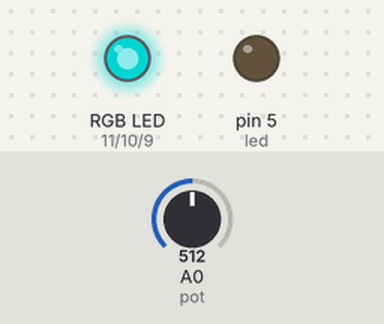
This sketch was run on a simulated Arduino Uno, built with avr-gcc and run on an emulated ATmega328P. Shown: an RGB LED mixed from three pins (HIGH = lit), output pins drawn as LEDs (lit = HIGH). Dashed ring = blinking. Inputs (shaded band) come from the test bench; at power-on: A0 (pot) = 512. Dim RGB values are drawn brighter than linear.

Above: at 1.2 s.
1.3 s: A0 (pot) set to 122
At 1.38 s:
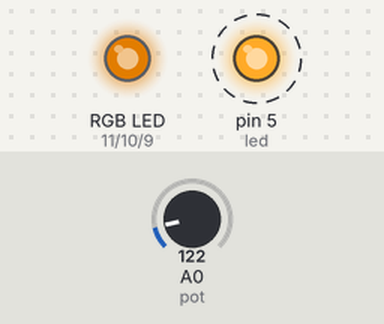
4.3 s: A0 (pot) set to 0
At 5.1 s:
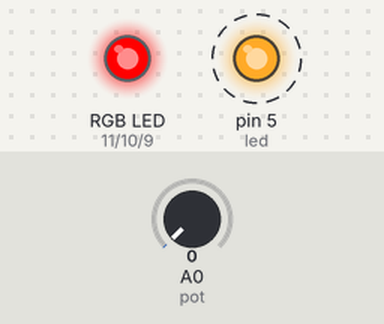
7.3 s: A0 (pot) set to 306
At 8.08 s:
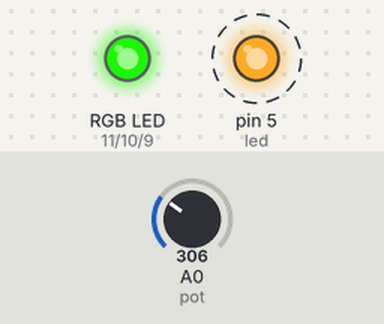
10.3 s: A0 (pot) set to 692
At 11.5 s:
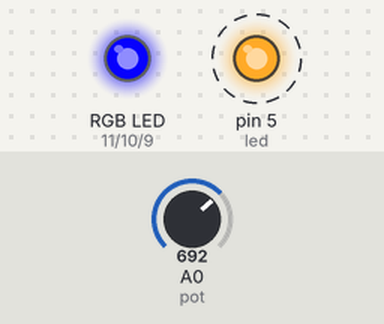
13.3 s: A0 (pot) set to 672
At 14.2 s:
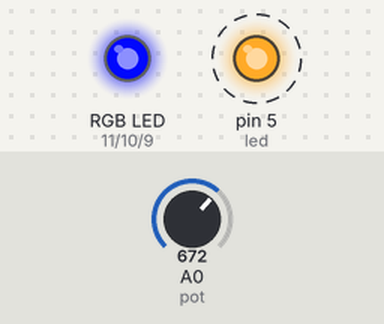
16.3 s: A0 (pot) set to 1023
At 16.51 s:
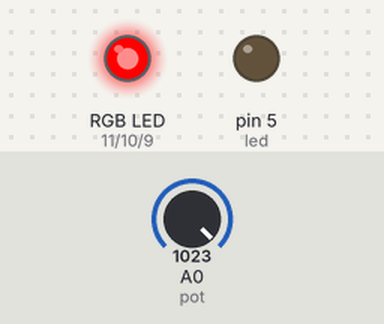
Timing chart, 0 to 20.3 s (numbered marks = the images above; inputs shaded):
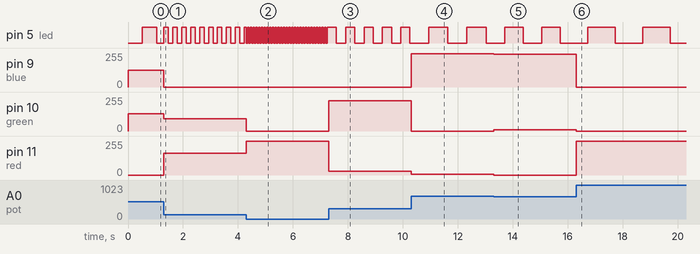

Measured:
- after the input at 1.3 s, pin 5 (led): alternates HIGH for 0.16 s and LOW for 0.16 s, starting at once; pin 9 (blue): 127/255 → 0/255 at once; pin 10 (green): 128/255 → 91/255 at once; pin 11 (red): 0/255 → 164/255 at once
- after the input at 4.3 s, pin 5 (led): alternates HIGH for 0.05 s and LOW for 0.05 s, starting at once; pin 10 (green): 91/255 → 0/255 at once; pin 11 (red): 164/255 → 255/255 at once
- after the input at 7.3 s, pin 5 (led): alternates HIGH for 0.33 s and LOW for 0.33 s, starting after 0.29 s; pin 10 (green): 0/255 → 228/255 at once; pin 11 (red): 255/255 → 27/255 at once
- after the input at 10.3 s, pin 5 (led): alternates HIGH for 0.69 s and LOW for 0.69 s, starting after 0.65 s; pin 9 (blue): 0/255 → 248/255 at once; pin 10 (green): 228/255 → 0/255 at once; pin 11 (red): 27/255 → 7/255 at once
- after the input at 13.3 s, pin 9 (blue): 248/255 → 247/255 at once; pin 10 (green): 0/255 → 8/255 at once; pin 11 (red): 7/255 → 0/255 at once
- after the input at 16.3 s, pin 5 (led): alternates HIGH for 1.0 s and LOW for 1.0 s, starting after 0.42 s; pin 9 (blue): 247/255 → 0/255 at once; pin 10 (green): 8/255 → 0/255 at once; pin 11 (red): 0/255 → 255/255 at once

The sketch:

RGB_and_blink_rate_control.ino
```cpp
int pot=A0;
int led=5;
int red=11;
int green=10;
int blue=9;
unsigned long prev=0;
int state=LOW;

void setup() {
  pinMode(led, OUTPUT);
  pinMode(red, OUTPUT);
  pinMode(blue, OUTPUT);
  pinMode(green, OUTPUT);
}

void loop() {
  int potVal=analogRead(pot);

  unsigned long current=millis();
  int rate=map(potVal, 0, 1023, 50, 1000);
  if (current-prev>=rate){
    prev=current;
    if (state==LOW){
      state=HIGH;
    }
    else{
      state=LOW;
    }
  }
  digitalWrite(led, state);

  int rVal=0;
  int gVal=0;
  int bVal=0;
  if (potVal<=341){
    rVal=map(potVal, 0, 341, 255, 0);
    gVal=map(potVal, 0, 341, 0, 255);
    bVal=0;
  }
  else if (potVal<=682){
    gVal=map(potVal, 341, 682, 255, 0);
    bVal=map(potVal, 341, 682, 0, 255);
    rVal=0;
  }
  else {
    bVal=map(potVal, 682, 1023, 255, 0);
    rVal=map(potVal, 682, 1023, 0, 255);
    gVal=0;
  }
  analogWrite(red, rVal);
  analogWrite(green, gVal);
  analogWrite(blue, bVal);
}
```
